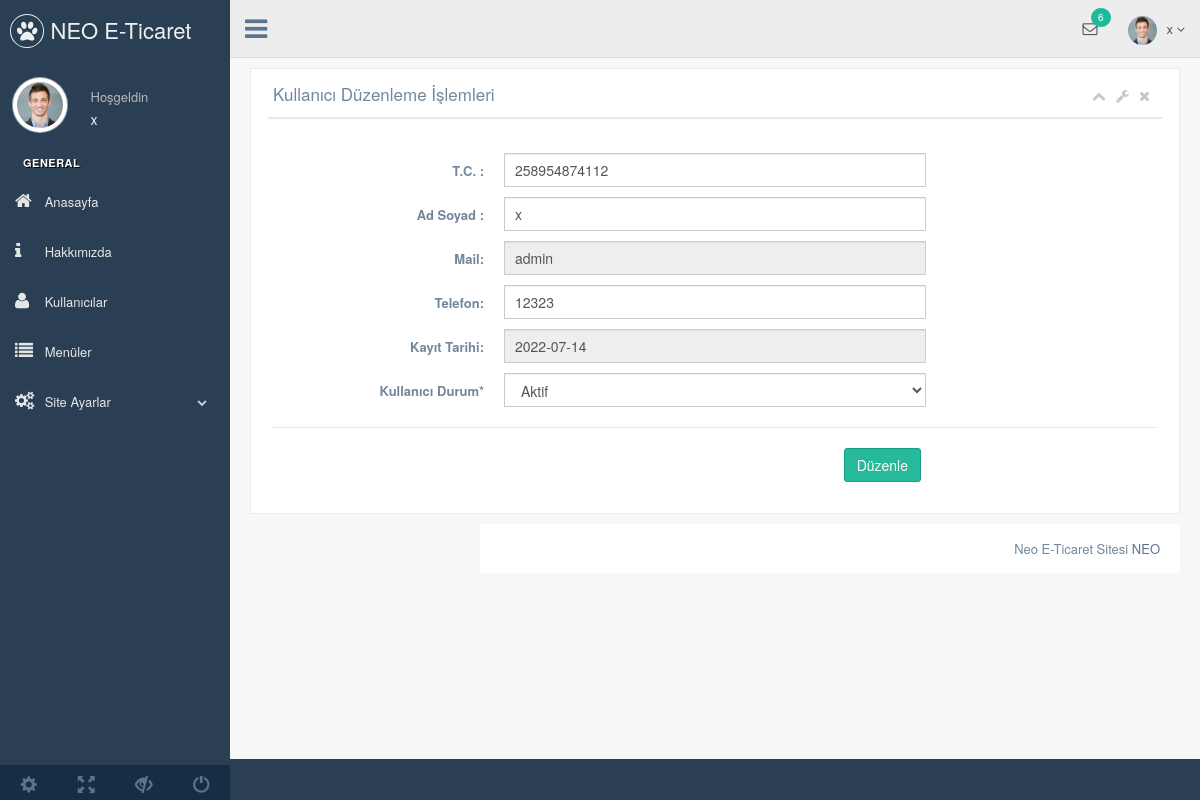
/nedmin/production/kullanici-duzenle.php?kullanici_id=5 (signed in), run on the app's committed database.
### tables this page shows
CREATE TABLE `kullanici` (
  `kullanici_id` int(5) NOT NULL,
  `kullanici_zaman` datetime NOT NULL DEFAULT current_timestamp(),
  `kullanici_resim` varchar(250) NOT NULL,
  `kullanici_tc` varchar(25) NOT NULL,
  `kullanici_ad` varchar(100) NOT NULL,
  `kullanici_mail` varchar(100) NOT NULL,
  `kullanici_gsm` varchar(50) NOT NULL,
  `kullanici_password` varchar(100) NOT NULL,
  `kullanici_adsoyad` varchar(100) NOT NULL,
  `kullanici_adres` varchar(250) NOT NULL,
  `kullanici_il` varchar(50) NOT NULL,
  `kullanici_ilce` varchar(50) NOT NULL,
  `kullanici_unvan` varchar(100) NOT NULL,
  `kullanici_yetki` varchar(50) NOT NULL,
  `kullanici_durum` int(1) NOT NULL
);

### nedmin/production/kullanici-duzenle.php (the view, shortened to what this page needs)
<?php
include 'header.php';
$kullanicisor=$db->prepare("SELECT * FROM kullanici where kullanici_id=:id");
$kullanicisor->execute(
  [
  'id' => $_GET['kullanici_id']
  ]
);
$kullanicicek=$kullanicisor->fetch(PDO::FETCH_ASSOC);
 ?>
        <div class="right_col" role="main">
          <div class="">
            <div class="row">
              <div class="col-md-12 col-sm-12 col-xs-12">
                <div class="x_panel">
                  <div class="x_title">
                    <h2>Kullanıcı Düzenleme İşlemleri</h2>
                    <ul class="nav navbar-right panel_toolbox">
                      <li><a class="collapse-link"><i class="fa fa-chevron-up"></i></a>
                      </li>
                      <li class="dropdown">
                        <a href="#" class="dropdown-toggle" data-toggle="dropdown" role="button" aria-expanded="false"><i class="fa fa-wrench"></i></a>
                      </li>
                      <li><a class="close-link"><i class="fa fa-close"></i></a>
                      </li>
                    </ul>
                    <div class="clearfix"></div>
                  </div>
                  <div class="x_content">
                    <br />
                    <form action="../netting/islem.php" method="POST" id="demo-form2" data-parsley-validate class="form-horizontal form-label-left">
                      <div class="form-group">
                        <label class="control-label col-md-3 col-sm-3 col-xs-12" for="first-name">T.C. <span class="required">:</span>
                        </label>
                        <div class="col-md-6 col-sm-6 col-xs-12">
                          <input type="text" id="first-name" required="required" class="form-control col-md-7 col-xs-12" name="kullanici_tc" value="<?php echo $kullanicicek['kullanici_tc']; ?> ">
                        </div>
                      </div>
                      <div class="form-group">
                        <label class="control-label col-md-3 col-sm-3 col-xs-12" for="first-name">Ad Soyad <span class="required">:</span>
                        </label>
                        <div class="col-md-6 col-sm-6 col-xs-12">
                          <input type="text" id="first-name" required="required" class="form-control col-md-7 col-xs-12" name="kullanici_adsoyad" value="<?php echo $kullanicicek['kullanici_adsoyad']; ?> ">
                        </div>
                      </div>
                      <div class="form-group">
                        <label class="control-label col-md-3 col-sm-3 col-xs-12" for="first-name">Mail<span class="required">:</span>
                        </label>
                        <div class="col-md-6 col-sm-6 col-xs-12">
                          <input type="text" id="first-name" required="required" class="form-control col-md-7 col-xs-12" name="kullanici_mail" disabled="" value="<?php echo $kullanicicek['kullanici_mail']; ?> ">
                        </div>
                      </div>
                      <div class="form-group">
                        <label class="control-label col-md-3 col-sm-3 col-xs-12" for="first-name">Telefon<span class="required">:</span>
                        </label>
                        <div class="col-md-6 col-sm-6 col-xs-12">
                          <input type="text" id="first-name" required="required" class="form-control col-md-7 col-xs-12" name="kullanici_gsm" value="<?php echo $kullanicicek['kullanici_gsm']; ?> ">
                        </div>
                      </div>
                      <?php
                        $zaman=explode(" ",$kullanicicek['kullanici_zaman']);
                       ?>
                      <div class="form-group">
                        <label class="control-label col-md-3 col-sm-3 col-xs-12" for="first-name">Kayıt Tarihi<span class="required">:</span>
                        </label>
                        <div class="col-md-6 col-sm-6 col-xs-12">
                          <input type="text" id="first-name" required="required" class="form-control col-md-7 col-xs-12" name="kullanici_zaman" disabled   value="<?php echo $zaman[0]; ?> ">
                        </div>
                      </div>
                      <div class="form-group">
                        <label class="control-label col-md-3 col-sm-3 col-xs-12" for="first-name">Kullanıcı Durum<span class="required">*</span>
                        </label>
                        <div class="col-md-6 col-sm-6 col-xs-12">
                         <select id="heard" class="form-control" name="kullanici_durum" required>
                          <option value="1" <?php echo $kullanicicek['kullanici_durum'] == 1 ? 'selected' : '' ?>>Aktif</option>
                         </select>
                       </div>
                     </div>
                      <div class="ln_solid"></div>
                      <div class="form-group">
                        <div align="right" class="col-md-6 col-sm-6 col-xs-12 col-md-offset-3">
                          <button type="submit" class="btn btn-success" name="kullaniciduzenle">Düzenle</button>
                        </div>
                      </div>
                    </form>
                  </div>
                </div>
              </div>
            </div>
<?php include 'footer.php' ?>

### nedmin/production/header.php (shortened to what this page needs)
<?php
include '../netting/baglan.php';
$kullanicisor=$db->prepare("SELECT * FROM kullanici where kullanici_mail=:mail");
$kullanicisor->execute(
  [
    'mail' => $_SESSION['kullanici_mail']
  ]
);
$kullanicicek=$kullanicisor->fetch(PDO::FETCH_ASSOC);
 ?>
<!DOCTYPE html>
<html lang="en">
  <head>
    <link href="../vendors/bootstrap/dist/css/bootstrap.min.css" rel="stylesheet">
    <link href="../vendors/font-awesome/css/font-awesome.min.css" rel="stylesheet">
    <link href="../vendors/nprogress/nprogress.css" rel="stylesheet">
    <link href="../vendors/iCheck/skins/flat/green.css" rel="stylesheet">
    <link href="../vendors/datatables.net-bs/css/dataTables.bootstrap.min.css" rel="stylesheet">
    <link href="../vendors/datatables.net-buttons-bs/css/buttons.bootstrap.min.css" rel="stylesheet">
    <link href="../vendors/datatables.net-fixedheader-bs/css/fixedHeader.bootstrap.min.css" rel="stylesheet">
    <link href="../vendors/datatables.net-responsive-bs/css/responsive.bootstrap.min.css" rel="stylesheet">
    <link href="../vendors/datatables.net-scroller-bs/css/scroller.bootstrap.min.css" rel="stylesheet">
    <link href="../build/css/custom.min.css" rel="stylesheet">
  </head>
  <body class="nav-md">
    <div class="container body">
      <div class="main_container">
        <div class="col-md-3 left_col">
          <div class="left_col scroll-view">
            <div class="navbar nav_title" style="border: 0;">
              <a href="index.html" class="site_title"><i class="fa fa-paw"></i> <span>NEO E-Ticaret</span></a>
            </div>
            <div class="profile clearfix">
              <div class="profile_pic">
                <img src="images/img.jpg" alt="..." class="img-circle profile_img">
              </div>
              <div class="profile_info">
                <span>Hoşgeldin</span>
                <h2><?php echo $kullanicicek['kullanici_adsoyad'] ?></h2>
              </div>
            </div>
            <br />
            <div id="sidebar-menu" class="main_menu_side hidden-print main_menu">
              <div class="menu_section">
                <h3>General</h3>
                <ul class="nav side-menu">
                    <li><a href="index.php"><i class="fa fa-home"></i> Anasayfa </a></li>
                    <li><a href="hakkimizda_ayarlar.php"><i class="fa fa-info"></i> Hakkımızda </a></li>
                    <li><a href="kullanici.php"><i class="fa fa-user"></i> Kullanıcılar </a></li>
                    <li><a href="menu.php"><i class="fa fa-list"></i> Menüler </a></li>
                    <li><a><i class="fa fa-cogs"></i> Site Ayarlar <span class="fa fa-chevron-down"></span></a>
                  </li>
              </div>
            </div>
            <div class="sidebar-footer hidden-small">
              <a data-toggle="tooltip" data-placement="top" title="Settings">
                <span class="glyphicon glyphicon-cog" aria-hidden="true"></span>
              </a>
              <a data-toggle="tooltip" data-placement="top" title="FullScreen">
                <span class="glyphicon glyphicon-fullscreen" aria-hidden="true"></span>
              </a>
              <a data-toggle="tooltip" data-placement="top" title="Lock">
                <span class="glyphicon glyphicon-eye-close" aria-hidden="true"></span>
              </a>
              <a href="logout.php" data-toggle="tooltip" data-placement="top" title="Güvenli Çıkış">
                <span class="glyphicon glyphicon-off" aria-hidden="true"></span>
              </a>
            </div>
          </div>
        </div>
        <div class="top_nav">
          <div class="nav_menu">
            <nav>
              <div class="nav toggle">
                <a id="menu_toggle"><i class="fa fa-bars"></i></a>
              </div>
              <ul class="nav navbar-nav navbar-right">
                <li class="">
                  <a href="javascript:;" class="user-profile dropdown-toggle" data-toggle="dropdown" aria-expanded="false">
                    <img src="images/img.jpg" alt=""><?php echo $kullanicicek['kullanici_adsoyad']; ?>
                    <span class=" fa fa-angle-down"></span>
                  </a>
                </li>
                <li role="presentation" class="dropdown">
                  <a href="javascript:;" class="dropdown-toggle info-number" data-toggle="dropdown" aria-expanded="false">
                    <i class="fa fa-envelope-o"></i>
                    <span class="badge bg-green">6</span>
                  </a>
                </li>
              </ul>
            </nav>
          </div>
        </div>

### data on the page
kullanici: kullanici_adsoyad "x"
kullanici: kullanici_tc "258954874112", kullanici_adsoyad "x", kullanici_mail "admin", kullanici_gsm "12323", kullanici_zaman "2022-07-14", kullanici_durum "Aktif"
